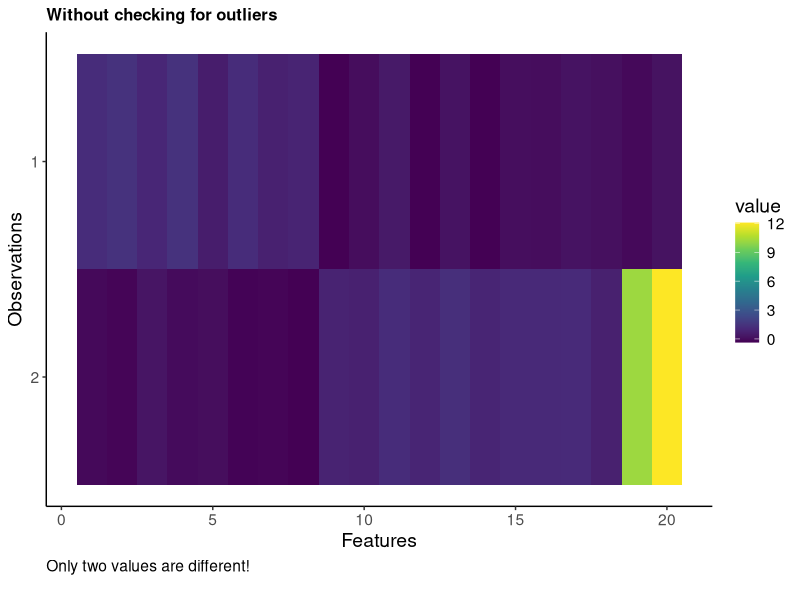
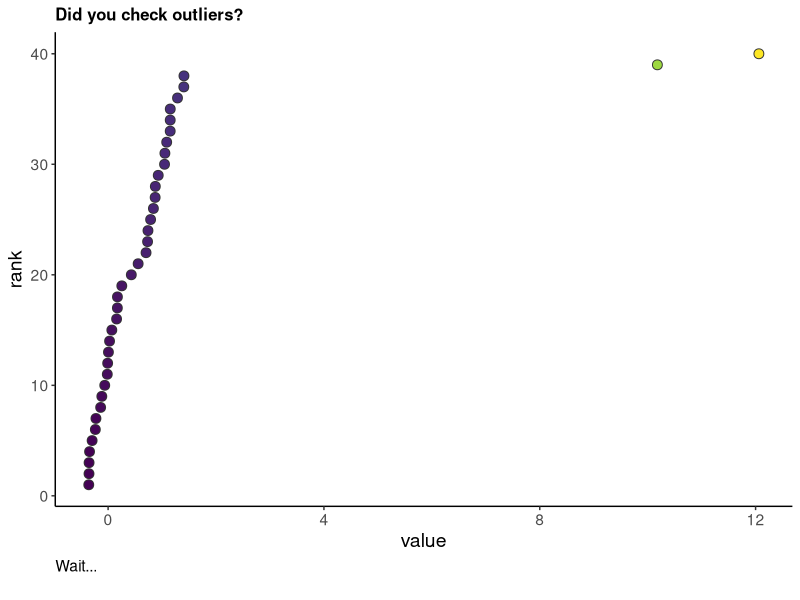
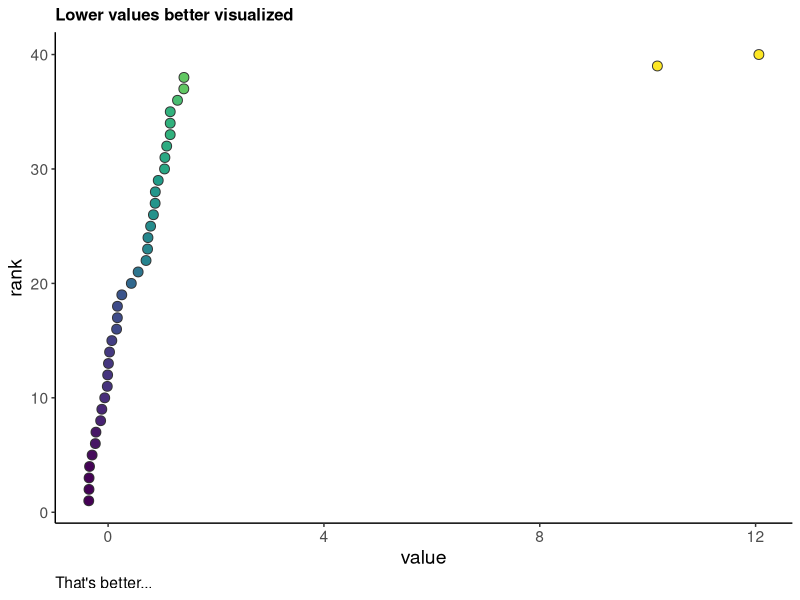
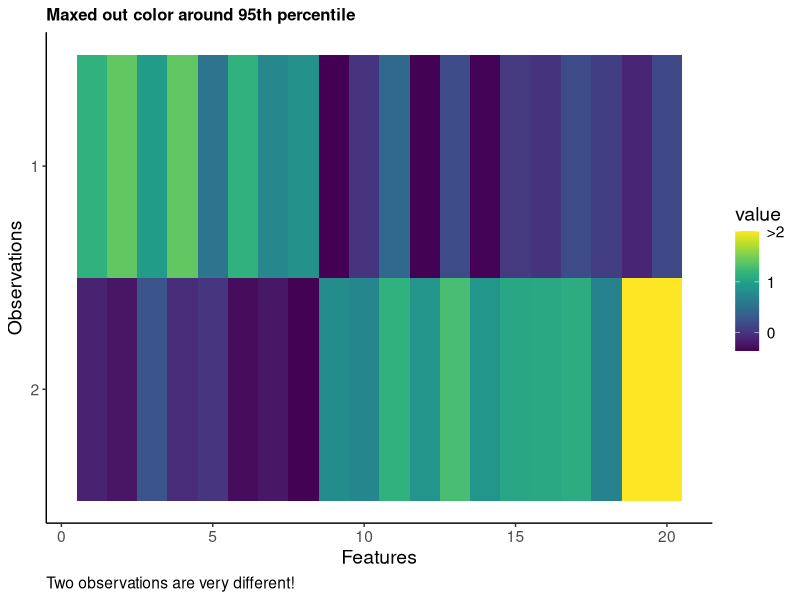
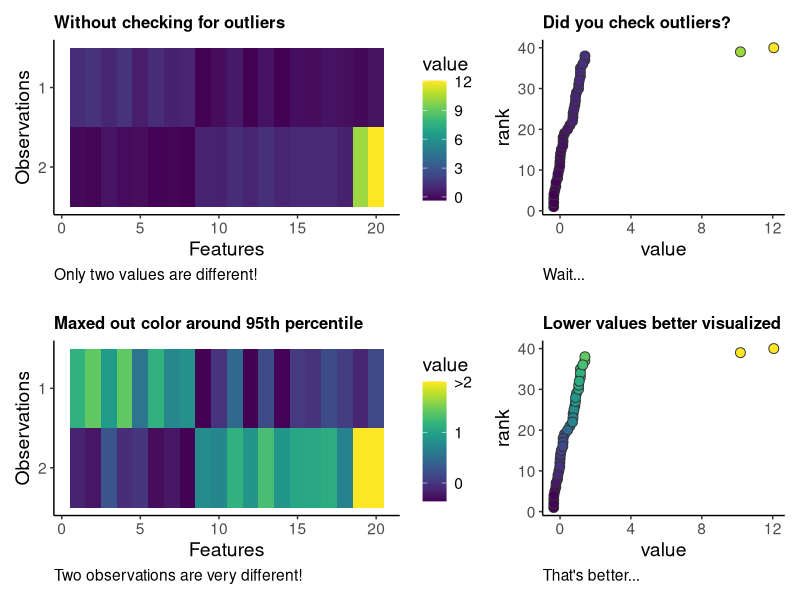
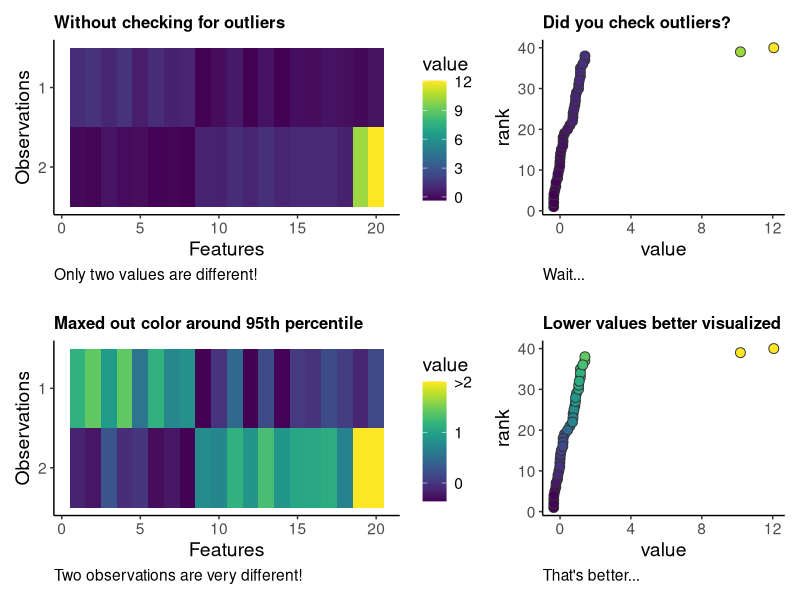
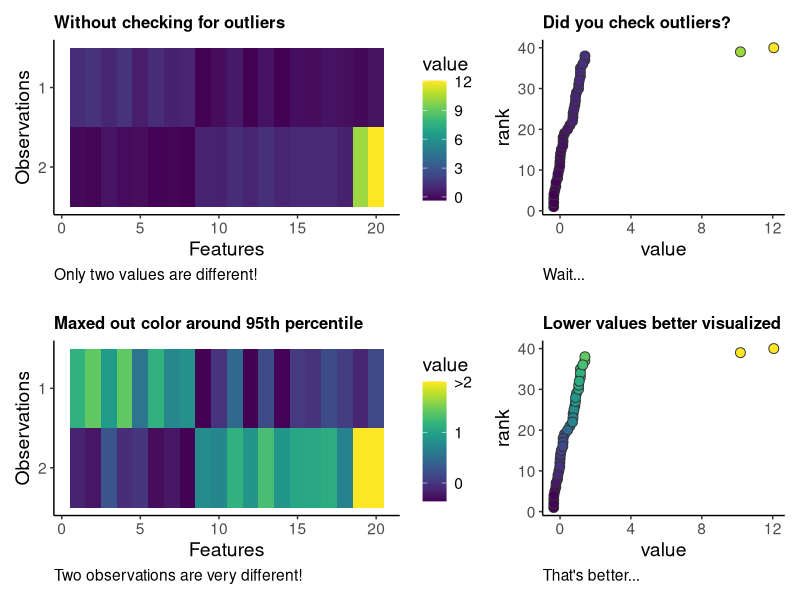

The R source for these figures, in order:
## ---- chunk 1
knitr::opts_chunk$set(echo = TRUE)
## ---- chunk 2
library(tidyverse)
library(patchwork)
library(RColorBrewer)
library(viridis)
## ---- chunk 3
set.seed(666)

group1 <- rnorm(mean = 1, sd = 0.2, n = 8)
group2 <- rnorm(mean = 0, sd = 0.2, n = 12)

group3 <- rnorm(mean = 0, sd = 0.2, n = 8)
group4 <- rnorm(mean = 1, sd = 0.2, n = 10)

group5 <- rnorm(mean = 10, sd = 1, n = 2)
## ---- chunk 4
toydata <- data.frame(
  observation1 = c(group1, group2),
  observation2 = c(group3, group4, group5)
  ) %>% 
  mutate(feature = 1:20) %>% 
  pivot_longer(cols = !feature, names_to = "observation", values_to = "value") %>% 
  mutate(observation2 = str_remove(observation, "observation"))

toydata
## ---- chunk 5
p1 <- toydata %>% 
  mutate(observation2 = fct_rev(observation2)) %>% 
  ggplot(aes(x = observation2, y = feature)) +
  geom_tile(aes(fill = value)) +
  scale_fill_gradientn(colors = viridis(n = 10)) +
  labs(x = "Observations",
       y = "Features",
       caption = "Only two values are different!\n",
       title = "Without checking for outliers") +
  theme_classic() +
  theme(
    text = element_text(size = 14),
   # legend.position = "bottom",
    plot.caption = element_text(hjust = 0),
    plot.title = element_text(size = 12, face = "bold")
  ) +
  coord_flip()

p1
## ---- chunk 6
p2 <- toydata %>% 
  mutate(observation2 = fct_rev(observation2)) %>%
  mutate(rank = rank(value, ties.method = "first")) %>% 
  ggplot(aes(x = value, y = rank)) +
  geom_point(shape = 21, color = "grey20", 
             aes(fill = value), size = 3) +
  scale_fill_gradientn(colors = viridis(n = 10)) +
  labs(caption = "Wait...\n",
       title = "Did you check outliers?") +
  theme_classic() +
  theme(
    text = element_text(size = 14),
    legend.position = "none",
    plot.caption = element_text(hjust = 0),
    plot.title = element_text(size = 12, face = "bold")
  )

p2 
## ---- chunk 7
quantile(toydata$value, 0.95) 
## ---- chunk 8
p3 <- toydata %>% 
  mutate(observation2 = fct_rev(observation2)) %>%
  mutate(rank = rank(value, ties.method = "first")) %>% 
  mutate(value2 = case_when(
    value >= 2 ~ 2,
    T ~ value
  )) %>% 
  ggplot(aes(x = value, y = rank)) +
  geom_point(shape = 21, color = "grey20", 
             aes(fill = value2), size = 3) +
  scale_fill_gradientn(colors = viridis(n = 10),
                       breaks = c(0, 1, 2),
                       labels = c("0", "1", ">2")
                       ) +
  labs(fill = "value",
       caption = "That's better...",
       title = "Lower values better visualized") +
  theme_classic() +
  theme(
    text = element_text(size = 14),
    legend.position = "none",
    plot.caption = element_text(hjust = 0),
    plot.title = element_text(size = 12, face = "bold")
  )

p3
## ---- chunk 9
p4 <- toydata %>% 
  mutate(observation2 = fct_rev(observation2)) %>% 
  mutate(value2 = case_when(
    value >= 1.5 ~ 2,
    T ~ value
  )) %>% 
  ggplot(aes(x = observation2, y = feature)) +
  geom_tile(aes(fill = value2)) +
  scale_fill_gradientn(colors = viridis(n = 10),
                       breaks = c(0, 1, 2),
                       labels = c("0", "1", ">2")
                       ) +
  labs(x = "Observations",
       y = "Features",
       fill = "value",
       caption = "Two observations are very different!",
       title = "Maxed out color around 95th percentile") +
  theme_classic() +
  theme(
    text = element_text(size = 14),
    #legend.position = "bottom",
    plot.caption = element_text(hjust = 0),
    plot.title = element_text(size = 12, face = "bold")
  ) +
  coord_flip()

p4
## ---- chunk 10
wrap_plots(p1, p2, p4, p3, 
           nrow = 2, ncol = 2, 
           widths = c(1, 0.7))

ggsave("../Results/Check_outliers_for_heatmap.svg", height = 5, width = 8, bg = "white")
ggsave("../Results/Check_outliers_for_heatmap.png", height = 5, width = 8, bg = "white")
